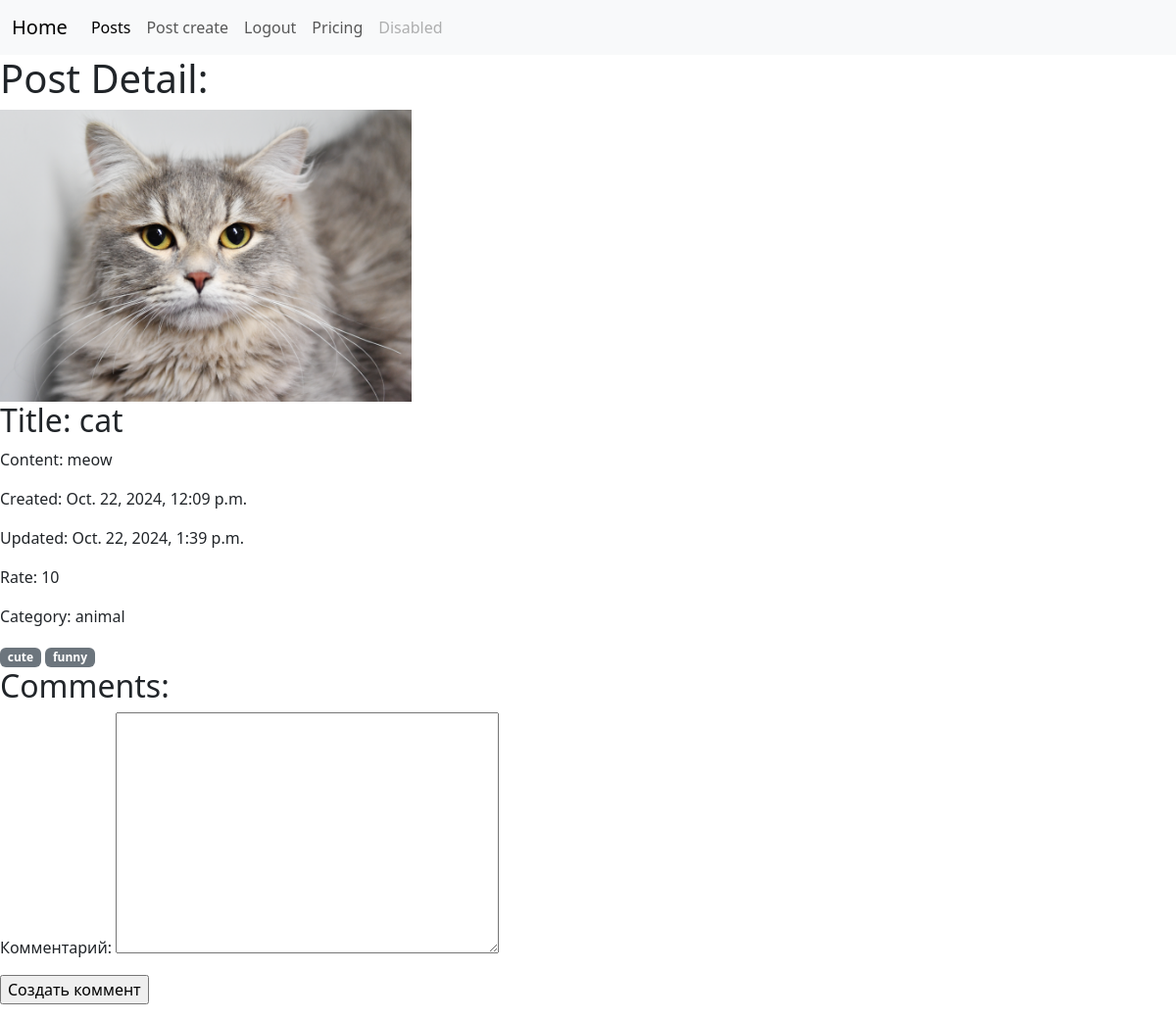
/posts/1/ (signed in), run on an earlier commit of the app's database.
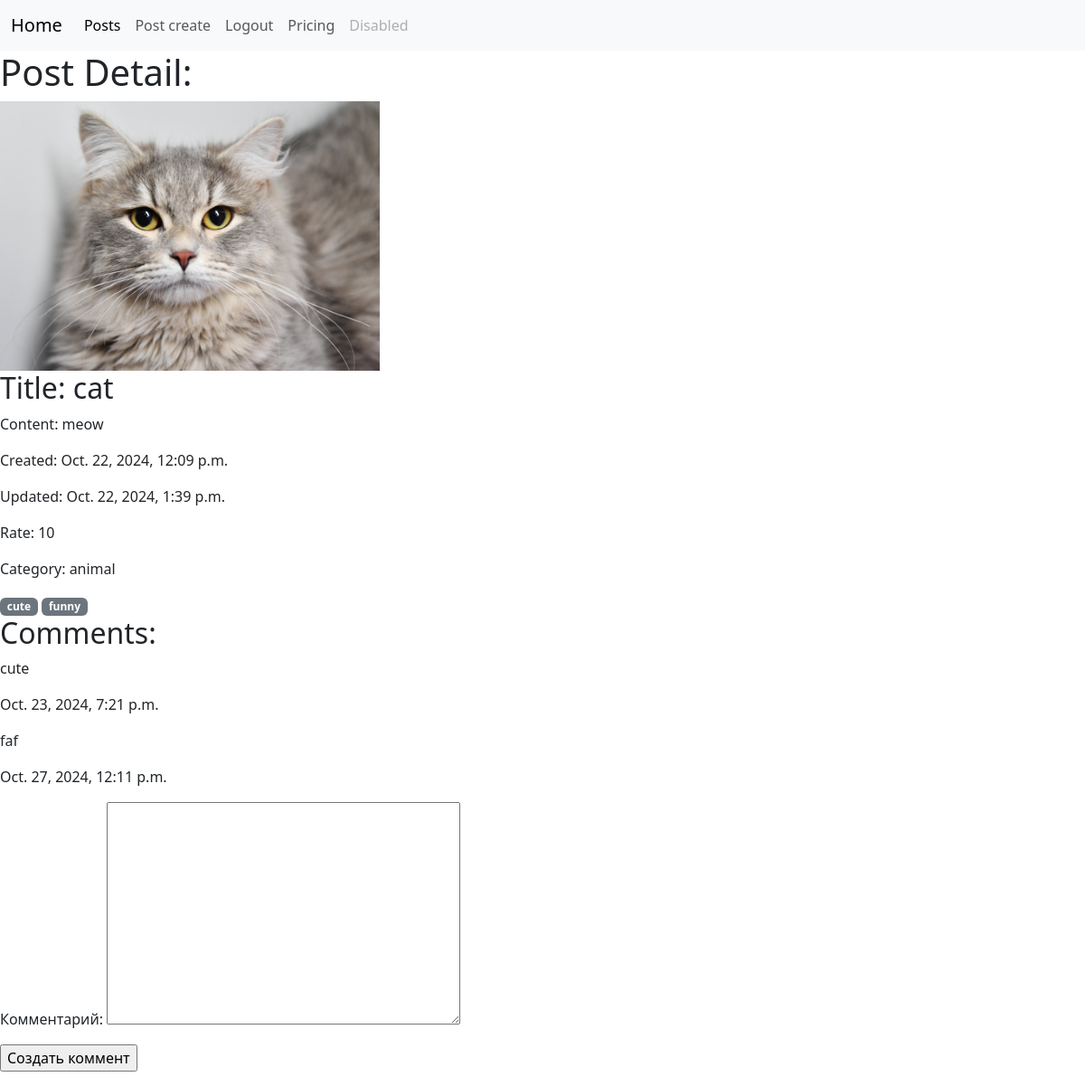
And on a later commit of the database.
### posts/models.py (models this page shows, shortened)
class Tag(models.Model):
    name = models.CharField(max_length=100)

class Comment(models.Model):
    text = models.TextField()
    post = models.ForeignKey(Post, on_delete=models.CASCADE, related_name='comments')
    created_at = models.DateTimeField(auto_now_add=True)

### posts/views.py (the view)
# urls.py: path('posts/<int:post_id>/', post_detail_view , ),
@login_required(login_url='/login/')
def post_detail_view(request, post_id):
    post = Post.objects.get(id=post_id)
    form = CommentForm()
    return render(request, 'posts/post_detail.html', {'post': post,'form': form} )

### posts/forms.py
class CommentForm(forms.ModelForm):
    class Meta:
        model = Comment
        fields = ['text']
        labels = {'text': 'Комментарий'}

### posts/models.py (called while the page is built)
    def __str__(self):
        return self.name

### templates/posts/post_detail.html (shortened to what this page needs)
{% extends 'navbar.html' %}
{% load static %}
{% block content %}
<h1>Post Detail: </h1>
{% if post.image %}
    <img src="/media/{{ post.image }}" class="card-img-top" alt="..." style="max-width: 35%; height: auto;">
{% else %}
    <img src="{% static 'not_found_jpg' %}" class="card-img-top" alt="..." style="max-width: 35%; height: auto;">
{% endif %}
<h2>Title: {{ post.title }}</h2>
<p>Content: {{ post.content }}</p>
<p>Created: {{ post.created_at }}</p>
<p>Updated: {{ post.updated_at }}</p>
<p>Rate: {{ post.rate }}</p>
<p>Category: {{ post.category }}</p>
            {% for tag in post.tags.all %}
                <span class="badge bg-secondary">{{ tag.name }}</span>
            {% endfor %}
<h2>Comments:</h2>
{% for comment in post.comments.all %}
    <p>{{ comment.text }}</p>
    <p>{{ comment.created_at}}</p>
{% endfor %}
    <form action=""  method="post" enctype="multipart/form-data">
        {{ form.as_p }}
        <input type="submit" name="Create" value="Создать коммент">
        </form>
{% endblock %}

What changed in the data, as far as the page shows it:
added Comment: text "cute", created_at "Oct. 23, 2024, 7:21 p.m."
added Comment: text "faf", created_at "Oct. 27, 2024, 12:11 p.m."
